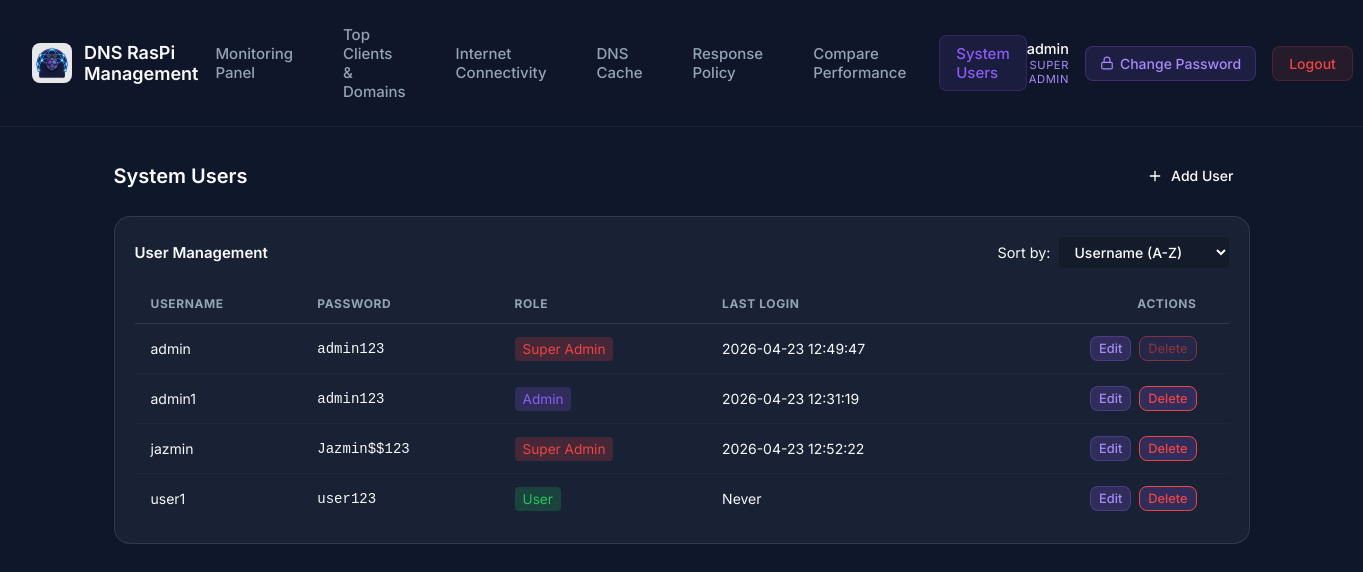
Before: /system-users (signed in) with the older database file.
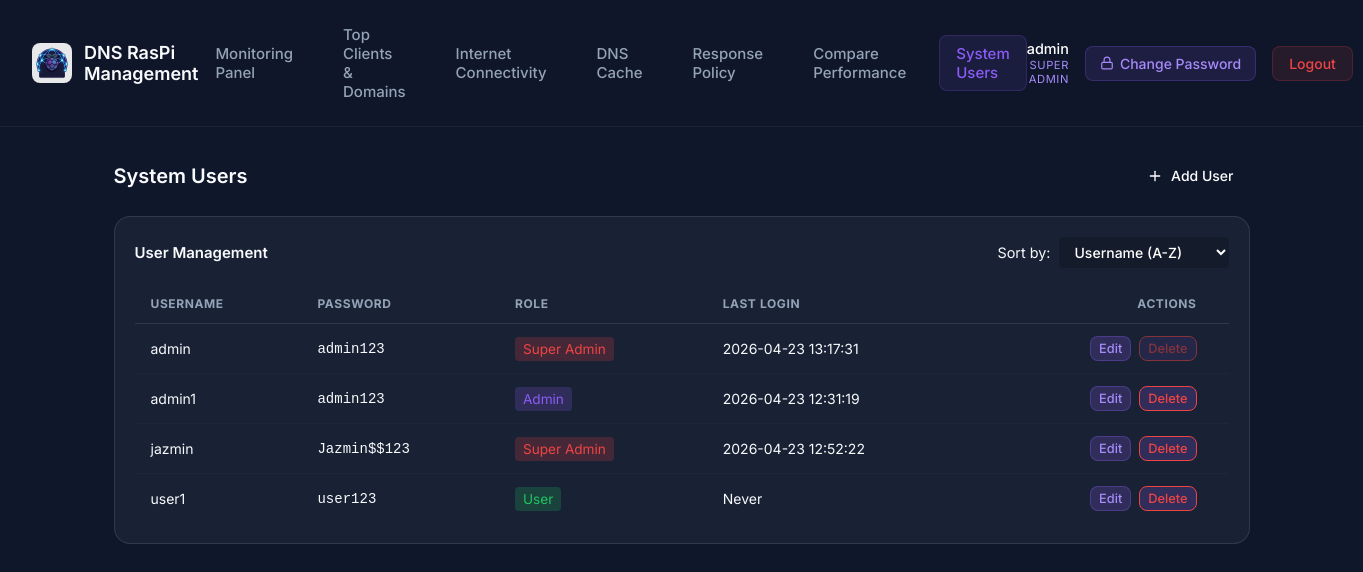
After: the same page with the newer database file.
### tables this page shows
CREATE TABLE users (
                    id TEXT PRIMARY KEY,
                    username TEXT UNIQUE NOT NULL,
                    password_hash TEXT NOT NULL,
                    is_active BOOLEAN NOT NULL DEFAULT 1
                , role TEXT NOT NULL DEFAULT 'user', last_login TEXT);

### src/presentation/dashboard_routes.py (the view)
@dashboard_bp.route('/system-users')
@admin_required
def system_users():
    users = user_repo.get_all()
    return render_template('system_users.html', users=users)

### src/infrastructure/sqlite_repository.py (called while the page is built)
    def _get_connection(self):
        conn = sqlite3.connect(self.db_path)
        conn.row_factory = sqlite3.Row
        return conn

    def get_all(self) -> list[User]:
        users = []
        with self._get_connection() as conn:
            cursor = conn.cursor()
            cursor.execute('SELECT * FROM users')
            for row in cursor.fetchall():
                users.append(User(
                    id=row['id'],
                    username=row['username'],
                    password_hash=row['password_hash'],
                    is_active=bool(row['is_active']),
                    role=row['role'],
                    last_login=row['last_login']
                ))
        return users

### src/presentation/dashboard_routes.py (called while the page is built)
def admin_required(f):
    from functools import wraps
    @wraps(f)
    def decorated_function(*args, **kwargs):
        if session.get('role') not in ('admin', 'sadmin'):
            return redirect(url_for('dashboard.dashboard'))
        return f(*args, **kwargs)
    return decorated_function

### templates/system_users.html (shortened to what this page needs)
<!DOCTYPE html>
<html lang="en">
<head>
    <link rel="stylesheet" href="{{ url_for('static', filename='css/style.css') }}">
    <link rel="stylesheet" href="{{ url_for('static', filename='css/dashboard.css') }}">
</head>
<body class="dashboard-body">
    <nav class="navbar">
        <div class="nav-brand">
            <img src="{{ url_for('static', filename='img/DNSRaspiManagementLogo512x512.png') }}" alt="Logo"
                class="nav-logo">
            <h2>DNS RasPi Management</h2>
        </div>
        <div class="nav-links">
            <a href="{{ url_for('dashboard.dashboard') }}"
                class="nav-link {% if request.endpoint == 'dashboard.dashboard' %}active{% endif %}">Monitoring
                Panel</a>
            <a href="{{ url_for('dashboard.top_talkers') }}"
                class="nav-link {% if request.endpoint == 'dashboard.top_talkers' %}active{% endif %}">Top Clients &
                Domains</a>
            <a href="{{ url_for('dashboard.check_internet') }}"
                class="nav-link {% if request.endpoint == 'dashboard.check_internet' %}active{% endif %}">Internet
                Connectivity</a>
            {% if session.get('role') in ['admin', 'sadmin'] %}
            <a href="{{ url_for('dashboard.dns_cache') }}"
                class="nav-link {% if request.endpoint == 'dashboard.dns_cache' %}active{% endif %}">DNS Cache</a>
            <a href="{{ url_for('dashboard.response_policy') }}"
                class="nav-link {% if request.endpoint == 'dashboard.response_policy' %}active{% endif %}">Response
                Policy</a>
            {% endif %}
            <a href="{{ url_for('dashboard.compare_performance') }}"
                class="nav-link {% if request.endpoint == 'dashboard.compare_performance' %}active{% endif %}">Compare
                Performance</a>
            {% if session.get('role') in ['admin', 'sadmin'] %}
            <a href="{{ url_for('dashboard.system_users') }}"
                class="nav-link {% if request.endpoint == 'dashboard.system_users' %}active{% endif %}">System Users</a>
            {% endif %}
        </div>
        <div class="nav-actions">
            <div class="user-info">
                <div class="user-info-name">{{ session.get('username', 'Unknown') }}</div>
                <div class="user-info-role">
                    {% if session.get('role') == 'sadmin' %}Super Admin
                    {% elif session.get('role') == 'admin' %}Admin
                    {% else %}User{% endif %}
                </div>
            </div>
            <button class="btn-change-password" id="btnChangePassword" onclick="openChangePasswordModal()">
                <svg xmlns="http://www.w3.org/2000/svg" width="14" height="14" viewBox="0 0 24 24" fill="none"
                    stroke="currentColor" stroke-width="2" stroke-linecap="round" stroke-linejoin="round">
                    <rect x="3" y="11" width="18" height="11" rx="2" ry="2"></rect>
                    <path d="M7 11V7a5 5 0 0 1 10 0v4"></path>
                </svg>
                Change Password
            </button>
            <a href="{{ url_for('auth.login') }}" class="btn-logout">Logout</a>
        </div>
    </nav>
    <main class="dashboard-container">
        <div class="section-title">
            <h3>System Users</h3>
            <div class="header-actions">
                <button id="btnAddUser" class="btn-control"
                    style="background-color: var(--primary); color: white; border: none;">
                    <svg xmlns="http://www.w3.org/2000/svg" width="16" height="16" viewBox="0 0 24 24" fill="none"
                        stroke="currentColor" stroke-width="2" stroke-linecap="round" stroke-linejoin="round">
                        <line x1="12" y1="5" x2="12" y2="19"></line>
                        <line x1="5" y1="12" x2="19" y2="12"></line>
                    </svg>
                    <span>Add User</span>
                </button>
            </div>
        </div>
        <div class="chart-card wide" style="margin-top: 24px;">
            <div style="display: flex; justify-content: space-between; align-items: center; margin-bottom: 16px;">
                <h4 style="margin: 0;">User Management</h4>
                <div style="display: flex; align-items: center; gap: 8px;">
                    <label for="sortUsers" style="color: var(--text-light); font-size: 0.9rem;">Sort by:</label>
                    <select id="sortUsers" class="btn-control"
                        style="background: rgba(0,0,0,0.2); border: 1px solid var(--border-color); color: white; padding: 6px 12px; border-radius: 4px; outline: none; appearance: auto;">
                        <option value="username" style="background-color: #1e293b;">Username (A-Z)</option>
                    </select>
                </div>
            </div>
            <div class="table-container">
                <table class="data-table" id="usersTable">
                    <thead>
                        <tr>
                            <th>Username</th>
                            {% if session.get('role') == 'sadmin' %}
                            <th>Password</th>
                            {% endif %}
                            <th>Role</th>
                            <th>Last Login</th>
                            <th style="text-align: right;">Actions</th>
                        </tr>
                    </thead>
                    <tbody>
                        {% for u in users %}
                        <tr data-username="{{ u.username }}"
                            data-role="{% if u.role == 'sadmin' %}1{% elif u.role == 'admin' %}2{% else %}3{% endif %}"
                            data-login="{{ u.last_login or '' }}">
                            <td>{{ u.username }}</td>
                            {% if session.get('role') == 'sadmin' %}
                            <td style="font-family: monospace; color: var(--text-muted);">{{ u.password_hash }}</td>
                            {% endif %}
                            <td>
                                {% if u.role == 'sadmin' %}
                                <span
                                    style="background: rgba(239, 68, 68, 0.2); color: #ef4444; padding: 4px 8px; border-radius: 4px; font-size: 0.85rem;">Super
                                    Admin</span>
                                {% elif u.role == 'admin' %}
                                <span
                                    style="background: rgba(139, 92, 246, 0.2); color: #8b5cf6; padding: 4px 8px; border-radius: 4px; font-size: 0.85rem;">Admin</span>
                                {% else %}
                                <span
                                    style="background: rgba(34, 197, 94, 0.2); color: #22c55e; padding: 4px 8px; border-radius: 4px; font-size: 0.85rem;">User</span>
                                {% endif %}
                            </td>
                            <td style="color: var(--text-muted);">{{ u.last_login or 'Never' }}</td>
                            <td style="text-align: right;">
                                <div class="action-btns" style="justify-content: flex-end;">
                                    {% set can_edit = true %}
                                    {% if session.get('role') == 'admin' %}
                                    {% if u.role == 'sadmin' %}
                                    {% set can_edit = false %}
                                    {% elif u.role == 'admin' and u.username != session.get('username') %}
                                    {% set can_edit = false %}
                                    {% endif %}
                                    {% endif %}
                                    <button class="btn-control btn-edit {% if not can_edit %}btn-muted{% endif %}"
                                        data-username="{{ u.username }}" data-role="{{ u.role }}"
                                        style="padding: 4px 8px; font-size: 0.8rem;" >Edit</button>
                                    <button
                                        class="btn-control btn-delete {% if not can_edit or u.username == 'admin' %}btn-muted{% endif %}"
                                        data-username="{{ u.username }}"
                                        style="padding: 4px 8px; font-size: 0.8rem; border-color: #ef4444; color: #ef4444;"
                                        {% if not can_edit or u.username=='admin' %}disabled{% endif %}>Delete</button>
                                </div>
                            </td>
                        </tr>
                        {% endfor %}
                    </tbody>
                </table>
            </div>
        </div>
    </main>
</body>
</html>

### static/css/style.css (style rules this page uses)
:root { --bg-color: #0f172a; --card-bg: rgba(30, 41, 59, 0.7); --card-border: rgba(255, 255, 255, 0.1); --primary-color: #8b5cf6; --primary-hover: #7c3aed; --secondary-color: #06b6d4; --text-primary: #f8fafc; --text-secondary: #94a3b8; --input-bg: rgba(15, 23, 42, 0.6); --input-border: rgba(255, 255, 255, 0.1); --input-focus: #8b5cf6; --error-bg: rgba(239, 68, 68, 0.1); --error-text: #fca5a5; --success-bg: rgba(34, 197, 94, 0.1); --success-text: #86efac; }
* { margin: 0; padding: 0; box-sizing: border-box; font-family: 'Inter', sans-serif; }
body { background-color: var(--bg-color); color: var(--text-primary); min-height: 100vh; display: flex; justify-content: center; align-items: center; position: relative; overflow: hidden; }

### static/css/dashboard.css (style rules this page uses)
.dashboard-body { display: block; min-height: 100vh; padding: 0; overflow-y: auto; background-color: var(--bg-color); }
.navbar { display: flex; justify-content: space-between; align-items: center; padding: 16px 32px; background: rgba(15, 23, 42, 0.8); backdrop-filter: blur(12px); border-bottom: 1px solid rgba(255, 255, 255, 0.05); position: sticky; top: 0; z-index: 100; }
.nav-brand { display: flex; align-items: center; gap: 12px; }
.nav-logo { width: 40px; height: 40px; object-fit: contain; border-radius: 8px; background: rgba(255, 255, 255, 0.9); padding: 4px; }
.nav-brand h2 { font-size: 18px; font-weight: 600; color: var(--text-primary); }
.nav-links { display: flex; gap: 16px; align-items: center; }
.nav-link { color: var(--text-secondary); text-decoration: none; font-size: 15px; font-weight: 500; padding: 8px 16px; border-radius: 8px; transition: all 0.2s ease; border: 1px solid transparent; }
.nav-link.active { color: var(--primary-color); background: rgba(139, 92, 246, 0.1); border: 1px solid rgba(139, 92, 246, 0.2); }
.nav-actions { display: flex; align-items: center; gap: 16px; }
.user-info { color: var(--text-secondary); font-size: 0.9rem; text-align: right; line-height: 1.2; }
.user-info-name { font-weight: 500; color: white; }
.user-info-role { font-size: 0.7rem; text-transform: uppercase; letter-spacing: 0.05em; color: #a78bfa; margin-top: 2px; }
.btn-logout { padding: 8px 16px; border-radius: 8px; background: rgba(239, 68, 68, 0.1); color: #ef4444; text-decoration: none; font-size: 14px; font-weight: 500; transition: all 0.2s; border: 1px solid rgba(239, 68, 68, 0.2); }
.dashboard-container { max-width: 1200px; margin: 0 auto; padding: 32px; }
.section-title { display: flex; justify-content: space-between; align-items: center; margin-bottom: 20px; }
.section-title h3 { font-size: 20px; font-weight: 600; color: var(--text-primary); }
.header-actions { display: flex; align-items: center; gap: 16px; flex-wrap: wrap; }
.chart-card { background: var(--card-bg); border: 1px solid var(--card-border); border-radius: 16px; padding: 20px; min-width: 0; }
.chart-card h4 { font-size: 15px; font-weight: 600; margin-bottom: 20px; color: var(--text-primary); }
.btn-control { display: flex; align-items: center; gap: 8px; padding: 8px 16px; border-radius: 8px; background: rgba(139, 92, 246, 0.2); color: #a78bfa; border: 1px solid rgba(139, 92, 246, 0.3); cursor: pointer; font-size: 14px; font-weight: 500; transition: all 0.2s; }
.table-container { overflow-x: auto; -webkit-overflow-scrolling: touch; width: 100%; min-width: 0; }
.data-table { width: 100%; min-width: 100%; border-collapse: collapse; text-align: left; }
.data-table th { color: var(--text-secondary); font-size: 12px; text-transform: uppercase; letter-spacing: 0.05em; padding: 12px 16px; border-bottom: 1px solid var(--card-border); white-space: nowrap; }
.data-table td { padding: 12px 16px; font-size: 14px; color: var(--text-primary); border-bottom: 1px solid rgba(255, 255, 255, 0.02); }
.data-table tr:last-child td { border-bottom: none; }
.data-table th:last-child, .data-table td:last-child { padding-right: 32px; }
.btn-change-password { display: flex; align-items: center; gap: 6px; padding: 8px 14px; border-radius: 8px; background: rgba(139, 92, 246, 0.12); color: #a78bfa; font-size: 14px; font-weight: 500; border: 1px solid rgba(139, 92, 246, 0.25); cursor: pointer; transition: all 0.2s ease; white-space: nowrap; font-family: 'Inter', sans-serif; }

### templates/system_users.html (style rules this page uses)
.action-btns { display: flex; gap: 8px; }
.btn-muted { opacity: 0.5; cursor: not-allowed; }

Changed rows visible on the page:
changed users "admin": last_login "2026-04-23 12:49:47" → "2026-04-23 13:17:31"
